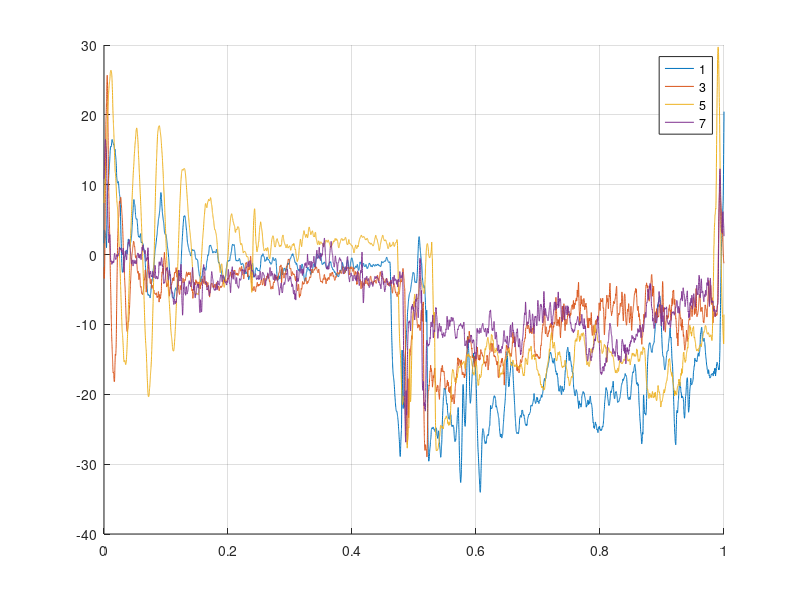

Reproduce this figure in MATLAB.
clear;close all;clc

data{1} = load('angles_1574701005.txt');
data{2} = load('angles_1574701406.txt');
data{3} = load('angles_1574702109.txt');
data{4} = load('angles_1574702573.txt');
data{5} = load('angles_1574703043.txt');
data{6} = load('angles_1574703390.txt');
data{7} = load('angles_1574703964.txt');
data{8} = load('angles_1574704717.txt');
data{9} = load('angles_1574705224.txt');
data{10} = load('angles_1574700877.txt');
data{11} = load('angles_1574701160.txt');
n = 11;
figure
hold on
grid on


% 10 m/s
for i=[1 3 5 7]
    roll = data{i}(:,2);
    pitch= data{i}(:,3);
    yaw = data{i}(:,4);
    t = length(roll);
    pct = linspace(0,1,t);
%     plot(pct,roll)
    plot(pct,pitch*360/2/pi)
%     plot(pct,yaw)

end
legend('1','3','5','7')


% % 4 m/s
% for i=6
%     roll = data{i}(:,2);
%     pitch= data{i}(:,3);
%     yaw = data{i}(:,4);
%     t = length(roll);
%     pct = linspace(0,100,t);
% %     plot(pct,roll)
%     plot(pct,pitch)
% %     plot(pct,yaw)
% end
% 
% 
% legend('Pitch 10 m/s', 'Pitch 4 m/s')
% legend('Roll 10 m/s', 'Roll 4 m/s')



% data = data(:,2:end);

%roll pitch yaw
% plot(data(:,3))